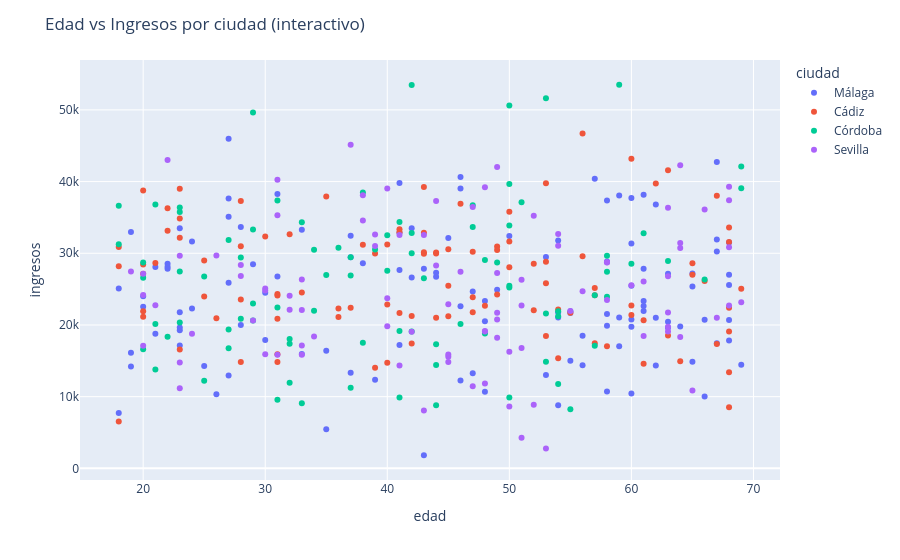

Notebook code for this chart:
### Code cell
# Plotly: dispersión edad vs ingresos por ciudad
fig = px.scatter(df, x="edad", y="ingresos", color="ciudad", hover_data=["satisfaccion"])
fig.update_layout(title="Edad vs Ingresos por ciudad (interactivo)")
fig.show()
